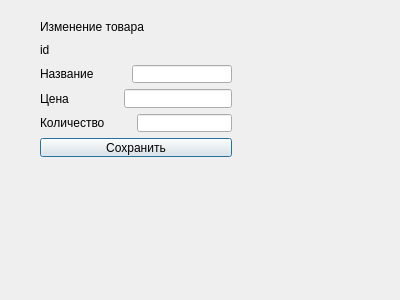
<?xml version="1.0" encoding="UTF-8"?>
<ui version="4.0">
 <class>Dialog</class>
 <widget class="QDialog" name="Dialog">
  <property name="geometry">
   <rect>
    <x>0</x>
    <y>0</y>
    <width>400</width>
    <height>300</height>
   </rect>
  </property>
  <property name="windowTitle">
   <string>Dialog</string>
  </property>
  <widget class="QWidget" name="layoutWidget">
   <property name="geometry">
    <rect>
     <x>40</x>
     <y>20</y>
     <width>192</width>
     <height>137</height>
    </rect>
   </property>
   <layout class="QVBoxLayout" name="verticalLayout">
    <item>
     <widget class="QLabel" name="label">
      <property name="text">
       <string>Изменение товара</string>
      </property>
     </widget>
    </item>
    <item>
     <layout class="QHBoxLayout" name="horizontalLayout_4">
      <item>
       <widget class="QLabel" name="idProduct">
        <property name="text">
         <string>id </string>
        </property>
       </widget>
      </item>
      <item>
       <spacer name="horizontalSpacer">
        <property name="orientation">
         <enum>Qt::Horizontal</enum>
        </property>
        <property name="sizeHint" stdset="0">
         <size>
          <width>40</width>
          <height>20</height>
         </size>
        </property>
       </spacer>
      </item>
     </layout>
    </item>
    <item>
     <layout class="QHBoxLayout" name="horizontalLayout_3">
      <item>
       <widget class="QLabel" name="ProductName">
        <property name="text">
         <string>Название</string>
        </property>
       </widget>
      </item>
      <item>
       <spacer name="horizontalSpacer_2">
        <property name="orientation">
         <enum>Qt::Horizontal</enum>
        </property>
        <property name="sizeHint" stdset="0">
         <size>
          <width>40</width>
          <height>20</height>
         </size>
        </property>
       </spacer>
      </item>
      <item>
       <widget class="QLineEdit" name="lineProductName"/>
      </item>
     </layout>
    </item>
    <item>
     <layout class="QHBoxLayout" name="horizontalLayout_2">
      <item>
       <widget class="QLabel" name="ProductPrice">
        <property name="text">
         <string>Цена</string>
        </property>
       </widget>
      </item>
      <item>
       <spacer name="horizontalSpacer_3">
        <property name="orientation">
         <enum>Qt::Horizontal</enum>
        </property>
        <property name="sizeHint" stdset="0">
         <size>
          <width>40</width>
          <height>20</height>
         </size>
        </property>
       </spacer>
      </item>
      <item>
       <widget class="QLineEdit" name="lineProductPrice"/>
      </item>
     </layout>
    </item>
    <item>
     <layout class="QHBoxLayout" name="horizontalLayout">
      <item>
       <widget class="QLabel" name="ProductCount">
        <property name="text">
         <string>Количество</string>
        </property>
       </widget>
      </item>
      <item>
       <spacer name="horizontalSpacer_4">
        <property name="orientation">
         <enum>Qt::Horizontal</enum>
        </property>
        <property name="sizeHint" stdset="0">
         <size>
          <width>40</width>
          <height>20</height>
         </size>
        </property>
       </spacer>
      </item>
      <item>
       <widget class="QLineEdit" name="lineProductCount"/>
      </item>
     </layout>
    </item>
    <item>
     <widget class="QPushButton" name="SaveProduct">
      <property name="text">
       <string>Сохранить</string>
      </property>
     </widget>
    </item>
   </layout>
  </widget>
 </widget>
 <resources/>
 <connections/>
</ui>
